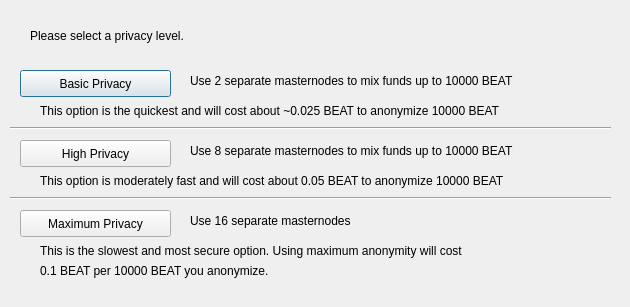
<?xml version="1.0" encoding="UTF-8"?>
<ui version="4.0">
 <class>ObfuscationConfig</class>
 <widget class="QDialog" name="ObfuscationConfig">
  <property name="geometry">
   <rect>
    <x>0</x>
    <y>0</y>
    <width>630</width>
    <height>307</height>
   </rect>
  </property>
  <property name="windowTitle">
   <string>Configure Obfuscation</string>
  </property>
  <widget class="QPushButton" name="buttonBasic">
   <property name="geometry">
    <rect>
     <x>20</x>
     <y>70</y>
     <width>151</width>
     <height>27</height>
    </rect>
   </property>
   <property name="text">
    <string>Basic Privacy</string>
   </property>
  </widget>
  <widget class="QPushButton" name="buttonHigh">
   <property name="geometry">
    <rect>
     <x>20</x>
     <y>140</y>
     <width>151</width>
     <height>27</height>
    </rect>
   </property>
   <property name="text">
    <string>High Privacy</string>
   </property>
  </widget>
  <widget class="QPushButton" name="buttonMax">
   <property name="geometry">
    <rect>
     <x>20</x>
     <y>210</y>
     <width>151</width>
     <height>27</height>
    </rect>
   </property>
   <property name="text">
    <string>Maximum Privacy</string>
   </property>
  </widget>
  <widget class="QLabel" name="label">
   <property name="geometry">
    <rect>
     <x>30</x>
     <y>20</y>
     <width>571</width>
     <height>31</height>
    </rect>
   </property>
   <property name="text">
    <string>Please select a privacy level.</string>
   </property>
  </widget>
  <widget class="QLabel" name="label_2">
   <property name="geometry">
    <rect>
     <x>190</x>
     <y>70</y>
     <width>421</width>
     <height>21</height>
    </rect>
   </property>
   <property name="text">
    <string>Use 2 separate masternodes to mix funds up to 10000 BEAT</string>
   </property>
  </widget>
  <widget class="QLabel" name="label_3">
   <property name="geometry">
    <rect>
     <x>190</x>
     <y>140</y>
     <width>411</width>
     <height>21</height>
    </rect>
   </property>
   <property name="text">
    <string>Use 8 separate masternodes to mix funds up to 10000 BEAT</string>
   </property>
  </widget>
  <widget class="QLabel" name="label_4">
   <property name="geometry">
    <rect>
     <x>190</x>
     <y>210</y>
     <width>421</width>
     <height>21</height>
    </rect>
   </property>
   <property name="text">
    <string>Use 16 separate masternodes</string>
   </property>
  </widget>
  <widget class="QLabel" name="label_6">
   <property name="geometry">
    <rect>
     <x>40</x>
     <y>100</y>
     <width>561</width>
     <height>21</height>
    </rect>
   </property>
   <property name="text">
    <string>This option is the quickest and will cost about ~0.025 BEAT to anonymize 10000 BEAT</string>
   </property>
  </widget>
  <widget class="QLabel" name="label_7">
   <property name="geometry">
    <rect>
     <x>40</x>
     <y>170</y>
     <width>561</width>
     <height>21</height>
    </rect>
   </property>
   <property name="text">
    <string>This option is moderately fast and will cost about 0.05 BEAT to anonymize 10000 BEAT</string>
   </property>
  </widget>
  <widget class="QLabel" name="label_8">
   <property name="geometry">
    <rect>
     <x>40</x>
     <y>240</y>
     <width>561</width>
     <height>21</height>
    </rect>
   </property>
   <property name="text">
    <string>This is the slowest and most secure option. Using maximum anonymity will cost</string>
   </property>
  </widget>
  <widget class="QLabel" name="label_9">
   <property name="geometry">
    <rect>
     <x>40</x>
     <y>260</y>
     <width>561</width>
     <height>21</height>
    </rect>
   </property>
   <property name="text">
    <string>0.1 BEAT per 10000 BEAT you anonymize.</string>
   </property>
  </widget>
  <widget class="Line" name="line">
   <property name="geometry">
    <rect>
     <x>10</x>
     <y>120</y>
     <width>601</width>
     <height>16</height>
    </rect>
   </property>
   <property name="orientation">
    <enum>Qt::Horizontal</enum>
   </property>
  </widget>
  <widget class="Line" name="line_2">
   <property name="geometry">
    <rect>
     <x>10</x>
     <y>190</y>
     <width>601</width>
     <height>16</height>
    </rect>
   </property>
   <property name="orientation">
    <enum>Qt::Horizontal</enum>
   </property>
  </widget>
 </widget>
 <resources/>
 <connections/>
</ui>
